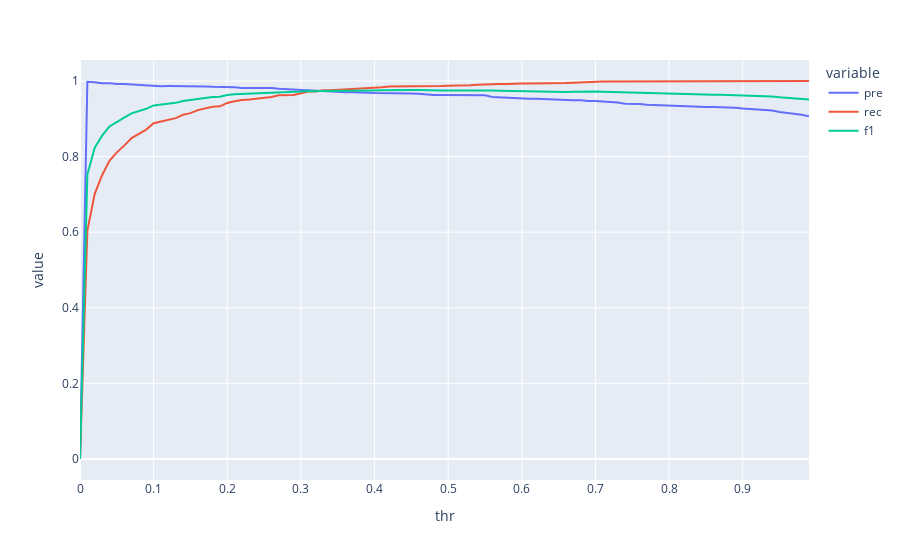

Source (notebook cell):
### Code cell
predict_proba = log_reg.predict_proba(X_test_scaled)[:, 1]
row = []
for thr in np.arange(0, 1, .01):
  pre = precision_score(y_test, predict_proba>thr, pos_label=0)
  rec = recall_score(y_test, predict_proba>thr, pos_label=0)
  f1 = f1_score(y_test, predict_proba>thr, pos_label=0)

  row.append((thr, pre, rec, f1))

df = pd.DataFrame(row, columns=['thr', 'pre', 'rec', 'f1'])
px.line(df, x='thr', y=['pre', 'rec', 'f1'])
